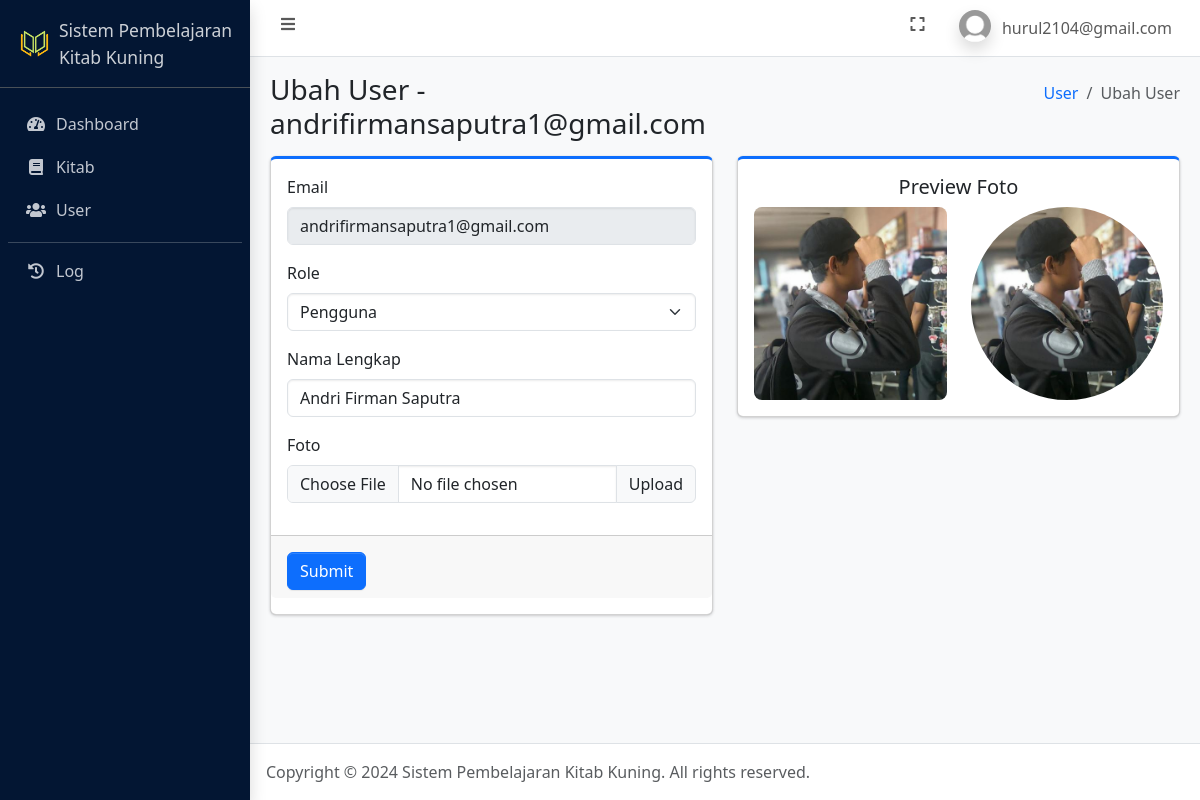
The page /ubah_user.php?id_user=3 (signed in) on the database its author committed.
### tables this page shows
CREATE TABLE `user` (
  `id_user` int(11) NOT NULL,
  `nama_lengkap` varchar(100) NOT NULL,
  `email` varchar(100) NOT NULL,
  `password` varchar(255) NOT NULL,
  `role` enum('admin','pengguna') NOT NULL,
  `foto` text NOT NULL,
  `is_active` int(1) NOT NULL,
  `dibuat_pada` datetime NOT NULL DEFAULT current_timestamp()
);

### connection.php (called while the page is built, shortened)
<?php
	$host = 'localhost';
	$user = 'root';
	$pass = '';
	$database = 'pembelajaran_kitab_kuning';
	$conn = mysqli_connect($host, $user, $pass, $database);
    if (isset($_SESSION['id_user'])) {
    	$id_user = $_SESSION['id_user'];
		$dataUser = mysqli_fetch_assoc(mysqli_query($conn, "SELECT * FROM user WHERE id_user = $id_user"));
	}
?>

### ubah_user.php (the view, shortened to what this page needs)
<?php
    require_once 'connection.php';
    $id_user = $_GET['id_user'];
    $data_user = mysqli_fetch_assoc(mysqli_query($conn, "SELECT * FROM user WHERE id_user = '$id_user'"));
?>
<!DOCTYPE html>
<html lang="en">
<head>
    <?php include_once 'include/head.php'; ?>
</head>
<body class="layout-fixed sidebar-expand-lg bg-body-tertiary">
    <div class="app-wrapper">
        <?php include_once 'include/navbar.php'; ?>
        <?php include_once 'include/sidebar.php'; ?>
        <main class="app-main">
            <div class="app-content-header">
                <div class="container-fluid">
                    <div class="row">
                        <div class="col-sm-6">
                            <h3 class="mb-0">Ubah User - <?= $data_user['email']; ?></h3>
                        </div>
                        <div class="col-sm-6">
                            <ol class="breadcrumb float-sm-end">
                                <li class="breadcrumb-item"><a href="user.php">User</a></li>
                                <li class="breadcrumb-item active" aria-current="page">
                                    Ubah User
                                </li>
                            </ol>
                        </div>
                    </div>
                </div>
            </div>
            <div class="app-content">
                <div class="container-fluid">
                    <div class="row">
                        <div class="col-6">
                            <div class="card card-primary card-outline mb-4">
                                <form method="post" enctype="multipart/form-data">
                                    <div class="card-body">
                                        <div class="mb-3">
                                            <label for="email" class="form-label">Email</label>
                                            <input type="text" disabled style="cursor: not-allowed;"  class="form-control" id="email" name="email" value="<?= $data_user['email']; ?>">
                                        </div>
                                        <div class="mb-3">
                                            <label for="role" class="form-label">Role</label>
                                            <select class="form-select" id="role" name="role">
                                                <?php if ($data_user['role'] == 'admin'): ?>
                                                    <option value="admin"><?= ucwords('admin'); ?></option>
                                                    <option value="pengguna"><?= ucwords('pengguna'); ?></option>
                                                <?php else: ?>
                                                    <option value="pengguna"><?= ucwords('pengguna'); ?></option>
                                                <?php endif ?>
                                            </select>
                                        </div>
                                        <div class="mb-3">
                                            <label for="nama_lengkap" class="form-label">Nama Lengkap</label>
                                            <input type="text" class="form-control" id="nama_lengkap" name="nama_lengkap" value="<?= $data_user['nama_lengkap']; ?>" required>
                                        </div>
                                        <div class="mb-3">
                                            <label for="foto" class="form-label">Foto</label>
                                            <div class="input-group">
                                                <input type="file" class="form-control" id="foto" name="foto" onchange="previewImage(event)">
                                                <label class="input-group-text" for="foto">Upload</label>
                                            </div>
                                        </div>
                                    </div>
                                    <div class="card-footer pt-3">
                                        <button type="submit" name="btnUbahUser" class="btn btn-primary">Submit</button>
                                    </div>
                                </form>
                            </div>
                        </div>
                        <div class="col-6">
                            <div class="card card-primary card-outline mb-4">
                                <div class="card-body text-center">
                                    <h5 class="form-label">Preview Foto</h5>
                                    <div class="row justify-content-between">
                                        <div class="col">
                                            <img id="preview-img" class="img-fluid rounded-3" src="assets/img/profiles/<?= $data_user['foto']; ?>" alt="<?= $data_user['foto']; ?>">
                                        </div>
                                        <div class="col">
                                            <img id="preview-img-circle" class="img-fluid rounded-circle" src="assets/img/profiles/<?= $data_user['foto']; ?>" alt="<?= $data_user['foto']; ?>">
                                        </div>
                                    </div>
                                </div>
                            </div>
                        </div>
                    </div>
                </div>
            </div>
        </main>
        <?php include_once 'include/footer.php'; ?>
    </div>
</body>
</html>

### include/navbar.php (shortened to what this page needs)
<nav class="app-header navbar navbar-expand bg-body">
    <div class="container-fluid">
        <ul class="navbar-nav">
            <li class="nav-item"> <a class="nav-link" data-lte-toggle="sidebar" href="#" role="button"> <i class="fas fa-fw fa-bars"></i> </a> </li>
        </ul>
        <ul class="navbar-nav ms-auto">
            <li class="nav-item"> <a class="nav-link" href="#" data-lte-toggle="fullscreen"> <i data-lte-icon="maximize" class="fas fa-fw fa-expand"></i> </a> </li>
            <li class="nav-item dropdown user-menu">
                <a href="#" class="nav-link dropdown-toggle" data-bs-toggle="dropdown" aria-expanded="false">
                    <img src="assets/img/profiles/default.jpg" class="user-image rounded-circle shadow" alt="User Image">
                    <span class="d-none d-md-inline"><?= $dataUser['email']; ?></span>
                </a>
            </li>
        </ul>
    </div>
</nav>

### rows shown on the page
user: email "hurul2104@gmail.com"
user: email "andrifirmansaputra1@gmail.com", role "Pengguna", nama_lengkap "Andri Firman Saputra", foto (picture)
